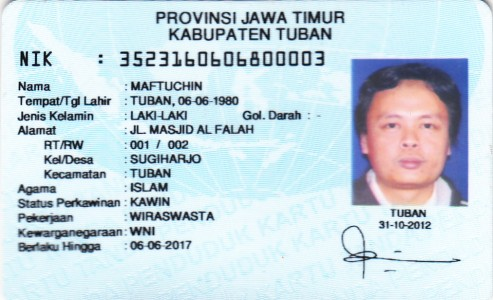
#> input picture week - 07/KTP_More/ktp4.png, 493 x 300 px, found by its file name
$ jupyter execute --allow-errors tugas.ipynb
#> lines starting #> are read from the running program, lines starting #| are printed output that depends on the picture; after the words box and inside, x2 and y2 are one past the last pixel; in counts of white or black regions, pixels touching at a corner belong together
<a href="https://colab.research.google.com/github/andidprastyo/PCVK_Ganjil_2023/blob/main/week%2011/tugas.ipynb" target="_parent"></a>

### Import Libraries

[cell 1]
from google.colab import drive

drive.mount('/content/drive')

[cell 2]
import cv2
import os
import matplotlib.pyplot as plt

### Load Image

[cell 3]
img = cv2.imread('/content/drive/MyDrive/KTP_More/ktp4.png')
#> img is the input picture: shape (300, 493, 3); mean B, G, R 223.9, 215.9, 199.3

plt.axis('off')
plt.imshow(cv2.cvtColor(img, cv2.COLOR_BGR2RGB))

### Lokalisasi

[cell 4]
path_plate = './drive/MyDrive/KTP_More'

for name_file in sorted(os.listdir(path_plate)):
 src = cv2.imread(os.path.join(path_plate, name_file))
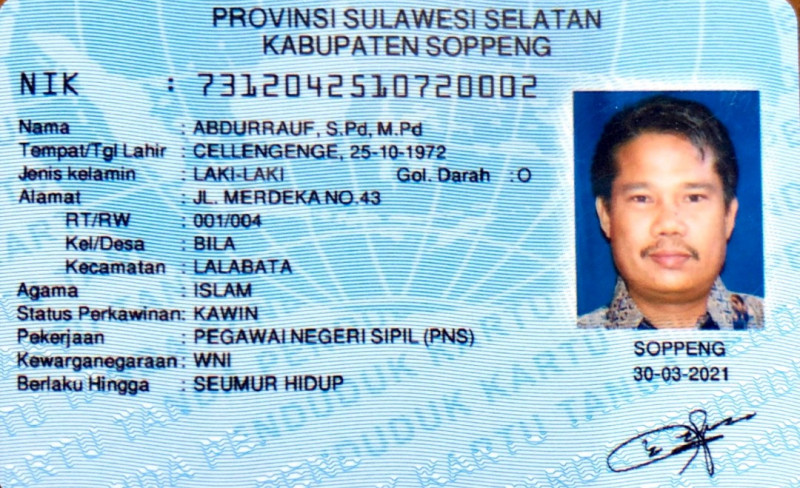
#> input picture week - 07/KTP_More/KTP7.jpeg, 800 x 488 px, found by its file name
#> src is the input picture: shape (488, 800, 3); mean B, G, R 213.5, 195.5, 159.5
 blurred = src.copy()
 gray = blurred.copy()

[cell 5]
# List untuk menyimpan nama file di direktori
file_names = []
#> file_names = []

# Looping file di direktori
for name_file in sorted(os.listdir(path_plate)):
    # Mendapatkan path lengkap file
    file_path = os.path.join(path_plate, name_file)

    # Membaca gambar dari file
    src = cv2.imread(file_path)

    # Operasi lain yang ingin Anda lakukan pada gambar
    blurred = src.copy()
    gray = blurred.copy()

    # Menambahkan nama file ke dalam list
    file_names.append(name_file)

# Menampilkan daftar nama file
for file_name in file_names:
    print("Nama file:", file_name)

#### Gaussian Blur

#> (a cell that did not finish here is left out)

#### Grayscaling

[cell 7]
gray = cv2.cvtColor(blurred, cv2.COLOR_BGR2GRAY)
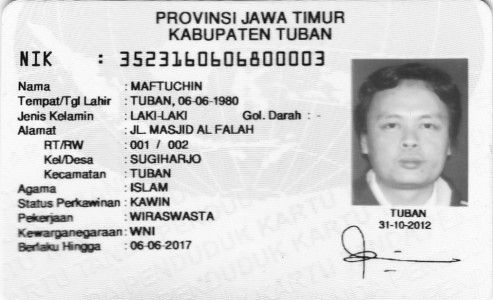
#> gray: shape (300, 493); min 10, max 254, mean 211.9
ret, bw = cv2.threshold(gray.copy(), 0, 255, cv2.THRESH_BINARY + cv2.THRESH_OTSU)
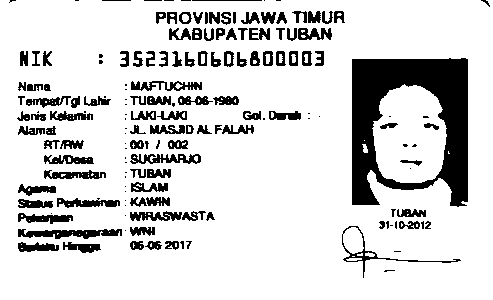
#> bw: shape (300, 493); 83.9% white; 163 black regions (50 under 20 px), largest, box (x1, y1, x2, y2) and area: (352, 58, 468, 207) 9453, (18, 229, 122, 239) 646, (130, 154, 201, 164) 424
#> ret = 165
print(ret, bw.shape)
#| 165.0 (300, 493)
# Tampilkan gambar asli dan hasil deteksi tepi
f, axarr = plt.subplots(1,2,figsize=(15,5))
axarr[0].imshow(cv2.cvtColor(img, cv2.COLOR_BGR2RGB))
axarr[1].imshow(bw, cmap='gray')
plt.show()
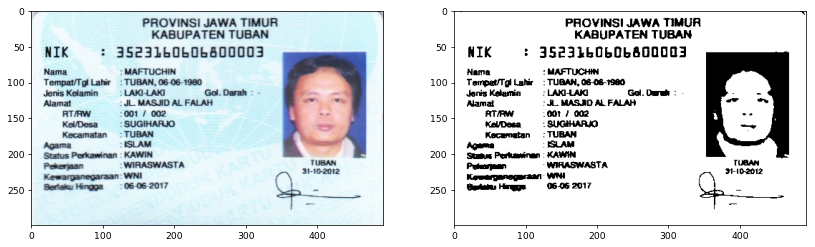
#> figure drawn by matplotlib, 2 panels

#### Implement morphologies to each images

[cell 8]
# Ubah ke grayscale
gray = cv2.cvtColor(blurred, cv2.COLOR_BGR2GRAY)
ret, bw = cv2.threshold(gray.copy(), 0, 255, cv2.THRESH_BINARY + cv2.THRESH_OTSU)

# Terapkan operasi morfologi erosi
erode = cv2.erode(bw.copy(), cv2.getStructuringElement(cv2.MORPH_OPEN, (1, 1)))

# Tampilkan gambar asli, hasil deteksi tepi, dan hasil erosi
f, axarr = plt.subplots(1, 3, figsize=(15, 5))
axarr[0].imshow(cv2.cvtColor(img, cv2.COLOR_BGR2RGB))
axarr[0].set_title("Gambar Asli")
axarr[1].imshow(bw, cmap='gray')
axarr[1].set_title("Hasil Binerisasi")
axarr[2].imshow(erode, cmap='gray')
axarr[2].set_title("Hasil Erosi")
plt.show()

#### Contour Extraction

[cell 9]
blurred = cv2.GaussianBlur(img, (5, 5), 0.5)

gray = cv2.cvtColor(blurred, cv2.COLOR_BGR2GRAY)
ret, bw = cv2.threshold(gray.copy(), 0, 255, cv2.THRESH_BINARY + cv2.THRESH_OTSU)
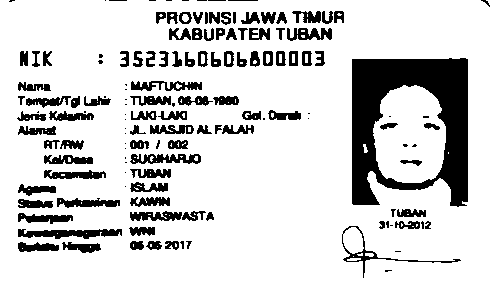
#> bw: shape (300, 493); 83.2% white; 142 black regions (40 under 20 px)
#> ret = 168

erode = cv2.erode(bw.copy(), cv2.getStructuringElement(cv2.MORPH_OPEN, (1, 1)))

# Ekstraksi kontur
contours, hierarchy = cv2.findContours(erode.copy(), cv2.RETR_TREE, cv2.CHAIN_APPROX_NONE)
#> contours = 235 contours, 124 with area under 20; largest, box (x1, y1, x2, y2) and area: (0, 0, 493, 300) 146976, (351, 57, 469, 208) 15732, (373, 85, 446, 183) 5670, (17, 228, 123, 240) 802, (341, 225, 462, 279) 708
# Looping contours untuk mendapatkan kontur yang sesuai
for cnt in contours:
    x, y, w, h = cv2.boundingRect(cnt)
    ras = format(w / h, '.2f')
    if h >= 4 and w >= 1 and float(ras) <= 1:
      cv2.rectangle(img, (x, y), (x + w, y + h), (0, 0, 255), thickness=1)
    elif h >= 2 and w >= 1 and float(ras) <= 1:
      cv2.rectangle(img, (x, y), (x + w, y + h), (0, 0, 255), thickness=1)
#> this loop made 235 passes
#> (x, y, w, h, ras) on passes 1 to 3: (0, 0, 493, 300, '1.64'), (384, 269, 9, 4, '2.25'), (394, 250, 8, 3, '2.67')
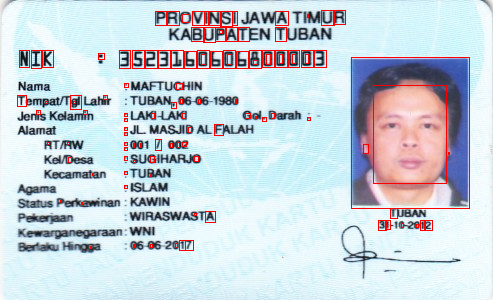
#> img: shape (300, 493, 3); 2.73% of pixels changed, all inside (x1, y1, x2, y2) = (17, 10, 470, 251)

plt.figure(figsize=(10,5))
plt.imshow(cv2.cvtColor(img, cv2.COLOR_BGR2RGB))
